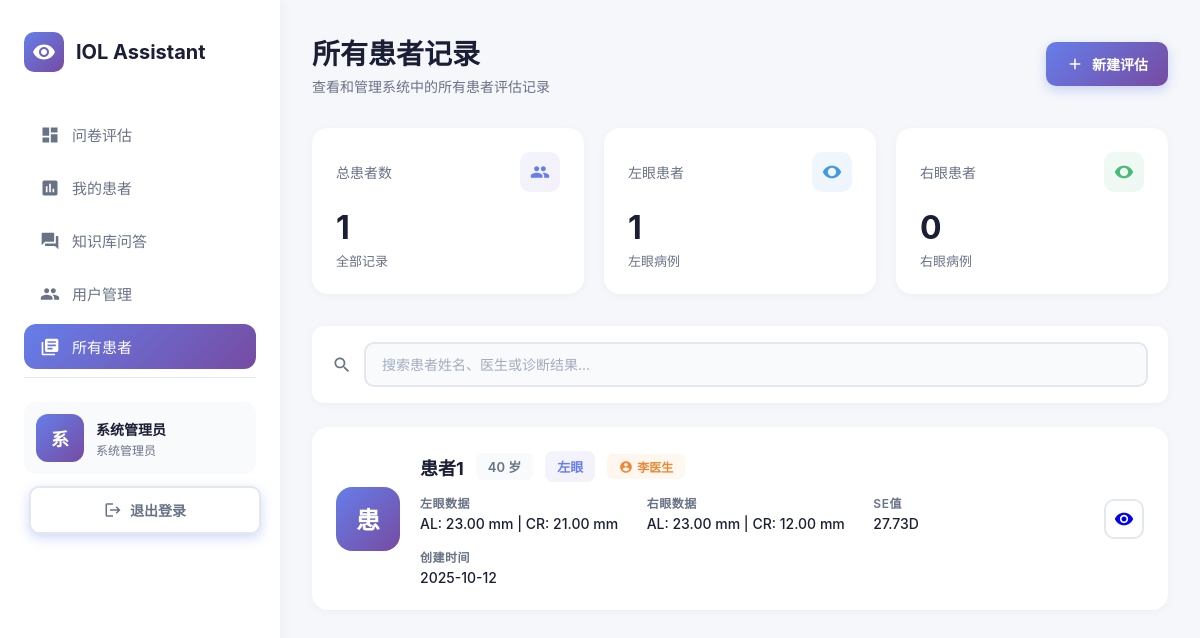
Page /admin/all-patients (signed in) on the earlier database version.
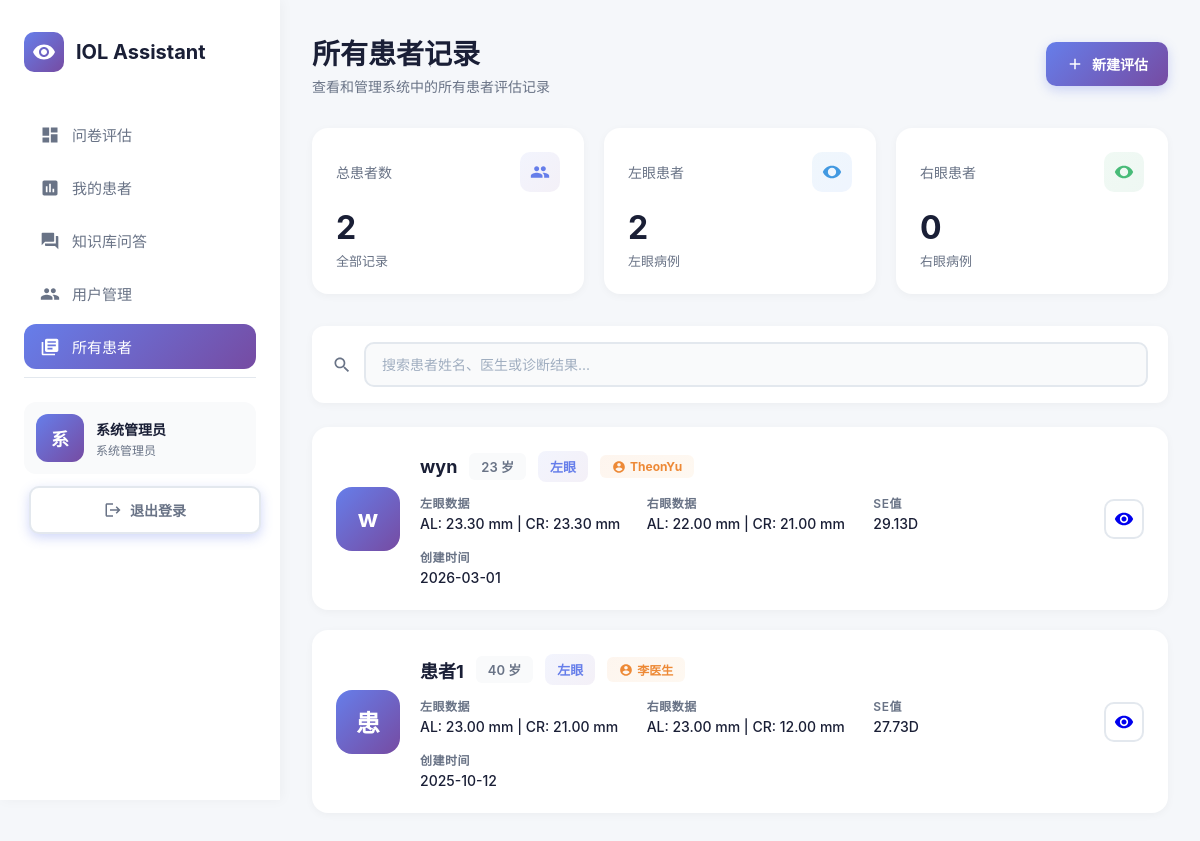
Same page on the later database version.
### tables this page shows
CREATE TABLE results (
            id INTEGER PRIMARY KEY AUTOINCREMENT,
            user_id INTEGER,
            patient_name TEXT,
            patient_age INTEGER,
            patient_phone TEXT,
            patient_gender TEXT,
            left_eye_al REAL,
            left_eye_cr REAL,
            right_eye_al REAL,
            right_eye_cr REAL,
            affected_eye TEXT,
            se_value REAL,
            answered_questions TEXT,
            result TEXT,
            doctor_notes TEXT,
            created_at TIMESTAMP DEFAULT CURRENT_TIMESTAMP,
            updated_at TIMESTAMP DEFAULT CURRENT_TIMESTAMP,
            FOREIGN KEY (user_id) REFERENCES users (id)
        );

CREATE TABLE users (
            id INTEGER PRIMARY KEY AUTOINCREMENT,
            username TEXT UNIQUE NOT NULL,
            password TEXT NOT NULL,
            email TEXT,
            full_name TEXT,
            role TEXT DEFAULT 'doctor',
            is_active INTEGER DEFAULT 1,
            created_at TIMESTAMP DEFAULT CURRENT_TIMESTAMP
        );

### app.py (the view)
@app.route('/admin/all-patients', methods=['GET'])
@login_required
@admin_required
def admin_all_patients():
    conn = get_db_connection()
    patients = conn.execute('''
        SELECT r.*, u.username, u.full_name as doctor_name
        FROM results r
        JOIN users u ON r.user_id = u.id
        ORDER BY r.created_at DESC
    ''').fetchall()
    formatted_patients = format_patient_list(patients, include_doctor=True)
    conn.close()
    return render_template('admin_patients.html', patients=formatted_patients,
                           username=session.get('full_name') or session.get('username'))

### app.py (called while the page is built)
def get_db_connection():
    conn = sqlite3.connect('results.db')
    conn.row_factory = sqlite3.Row
    return conn

def login_required(f):
    @wraps(f)
    def decorated_function(*args, **kwargs):
        if 'user_id' not in session:
            return redirect(url_for('login'))
        return f(*args, **kwargs)
    return decorated_function

def admin_required(f):
    @wraps(f)
    def decorated_function(*args, **kwargs):
        if 'user_id' not in session or session.get('role') != 'admin':
            return jsonify({"success": False, "message": "需要管理员权限"}), 403
        return f(*args, **kwargs)
    return decorated_function

### templates/admin_patients.html (shortened to what the changed rows need)
<!DOCTYPE html>
<html lang="zh-CN">
<head>
    <link rel="stylesheet" href="/styles.css">
</head>
<body>
    <div class="dashboard">
        <aside class="sidebar">
            <div class="logo">
                <h1>IOL Assistant</h1>
            </div>
        </aside>
        <main class="main-content">
            <div class="top-bar">
                <div class="page-title">
                    <h2>所有患者记录</h2>
                </div>
            </div>
            <div class="stats-grid">
                <div class="stat-card">
                    <div class="stat-header">
                        <span class="stat-label">总患者数</span>
                        <div class="stat-icon purple">
                        </div>
                    </div>
                    <div class="stat-value">{{ patients|length }}</div>
                    <div class="stat-subtitle">全部记录</div>
                </div>
                <div class="stat-card">
                    <div class="stat-header">
                        <span class="stat-label">左眼患者</span>
                        <div class="stat-icon blue">
                        </div>
                    </div>
                    <div class="stat-value">{{ patients|selectattr('affected_eye', 'equalto', 'left')|list|length }}</div>
                    <div class="stat-subtitle">左眼病例</div>
                </div>
            </div>
            {% if patients %}
            <div class="patients-grid" id="patientsGrid">
                {% for patient in patients %}
                <div class="patient-card" data-search-text="{{ patient.patient_name|lower }} {{ patient.doctor_name|lower }} {{ patient.result|lower }}">
                    <div class="patient-avatar">{{ patient.patient_name[0] if patient.patient_name else 'P' }}</div>
                    <div class="patient-info">
                        <div class="patient-header">
                            <span class="patient-name">{{ patient.patient_name }}</span>
                            <span class="patient-age">{{ patient.patient_age }} 岁</span>
                            <span class="eye-badge {{ patient.affected_eye }}">
                                {{ "左眼" if patient.affected_eye == "left" else "右眼" }}
                            </span>
                            <span class="doctor-badge">
                                <svg width="14" height="14" viewBox="0 0 24 24" fill="currentColor">
                                    <path d="M12 2C6.48 2 2 6.48 2 12s4.48 10 10 10 10-4.48 10-10S17.52 2 12 2zm0 3c1.66 0 3 1.34 3 3s-1.34 3-3 3-3-1.34-3-3 1.34-3 3-3zm0 14.2c-2.5 0-4.71-1.28-6-3.22.03-1.99 4-3.08 6-3.08 1.99 0 5.97 1.09 6 3.08-1.29 1.94-3.5 3.22-6 3.22z"/>
                                </svg>
                                {{ patient.doctor_name }}
                            </span>
                        </div>
                        <div class="patient-meta">
                            <div class="meta-item">
                                <span class="meta-label">左眼数据</span>
                                <span class="meta-value">
                                    AL: {{ "%.2f"|format(patient.left_eye.al) if patient.left_eye.al else "N/A" }} mm |
                                    CR: {{ "%.2f"|format(patient.left_eye.cr) if patient.left_eye.cr else "N/A" }} mm
                                </span>
                            </div>
                            <div class="meta-item">
                                <span class="meta-label">右眼数据</span>
                                <span class="meta-value">
                                    AL: {{ "%.2f"|format(patient.right_eye.al) if patient.right_eye.al else "N/A" }} mm |
                                    CR: {{ "%.2f"|format(patient.right_eye.cr) if patient.right_eye.cr else "N/A" }} mm
                                </span>
                            </div>
                            <div class="meta-item">
                                <span class="meta-label">SE值</span>
                                <span class="meta-value">
                                    {{ "%.2f"|format(patient.se_value) if patient.se_value else "未计算" }}D
                                </span>
                            </div>
                            <div class="meta-item">
                                <span class="meta-label">创建时间</span>
                                <span class="meta-value">
                                    {{ patient.created_at[:10] }}
                                </span>
                            </div>
                        </div>
                    </div>
                    <div class="patient-actions">
                        <a href="/patient/{{ patient.id }}" class="btn-icon" title="查看详情">
                            <svg width="20" height="20" viewBox="0 0 24 24" fill="currentColor">
                                <path d="M12 4.5C7 4.5 2.73 7.61 1 12c1.73 4.39 6 7.5 11 7.5s9.27-3.11 11-7.5c-1.73-4.39-6-7.5-11-7.5zM12 17c-2.76 0-5-2.24-5-5s2.24-5 5-5 5 2.24 5 5-2.24 5-5 5zm0-8c-1.66 0-3 1.34-3 3s1.34 3 3 3 3-1.34 3-3-1.34-3-3-3z"/>
                            </svg>
                        </a>
                    </div>
                </div>
                {% endfor %}
            </div>
            {% endif %}
        </main>
    </div>
</body>
</html>

Differences in the rows shown:
added results: patient_name "w", patient_name "wyn", patient_age "23", affected_eye "左眼", doctor_name "TheonYu", left_eye_al "23.30", left_eye_cr "23.30", right_eye_al "22.00", right_eye_cr "21.00", se_value "29.13", created_at "2026-03-01"
Other differences:
{{ patients|length }}: "1" → "2"
{{ patients|selectattr('affected_eye', 'equalto', 'left')|list|length }}: "1" → "2"
